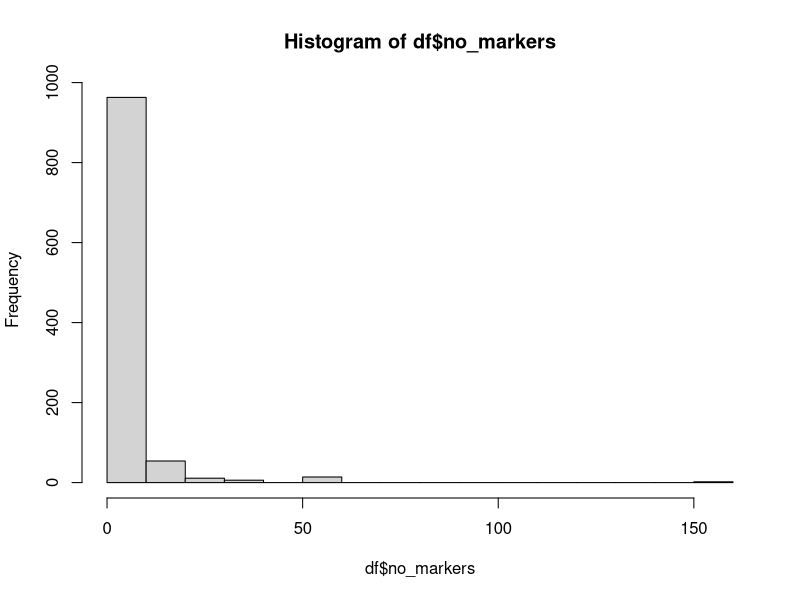
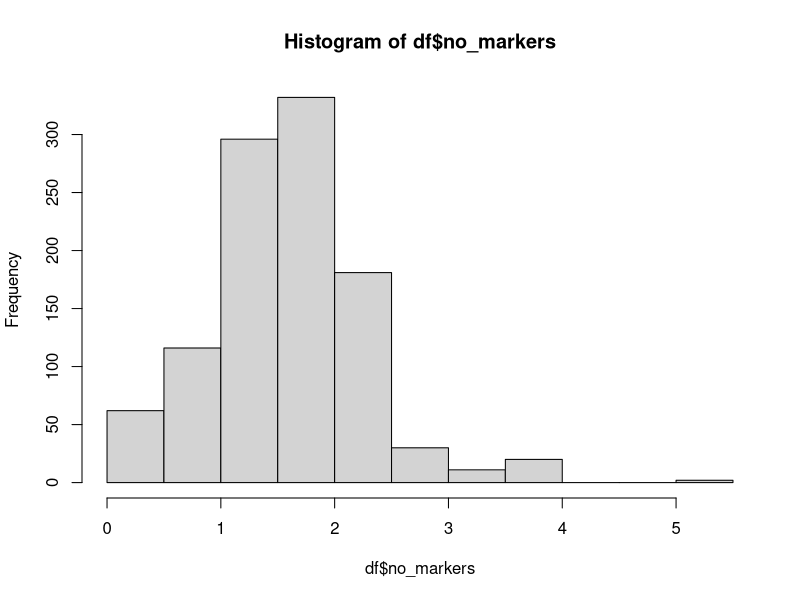
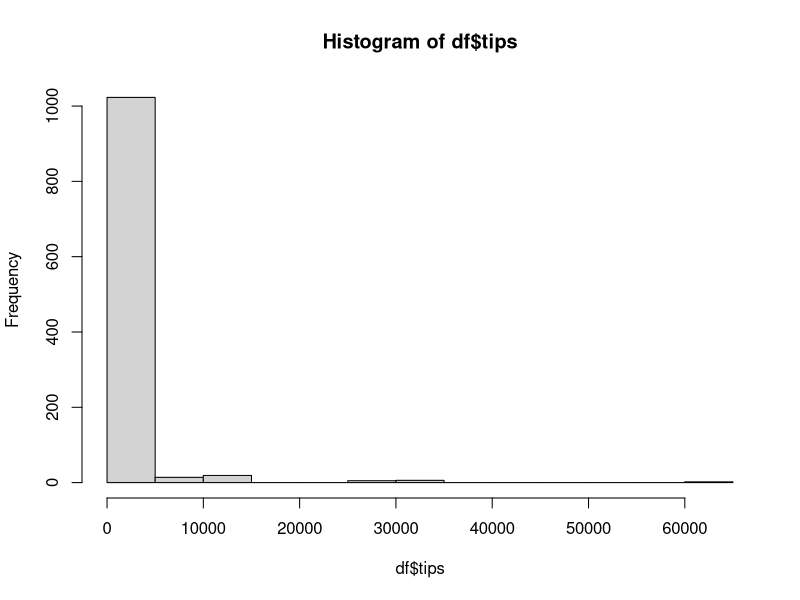
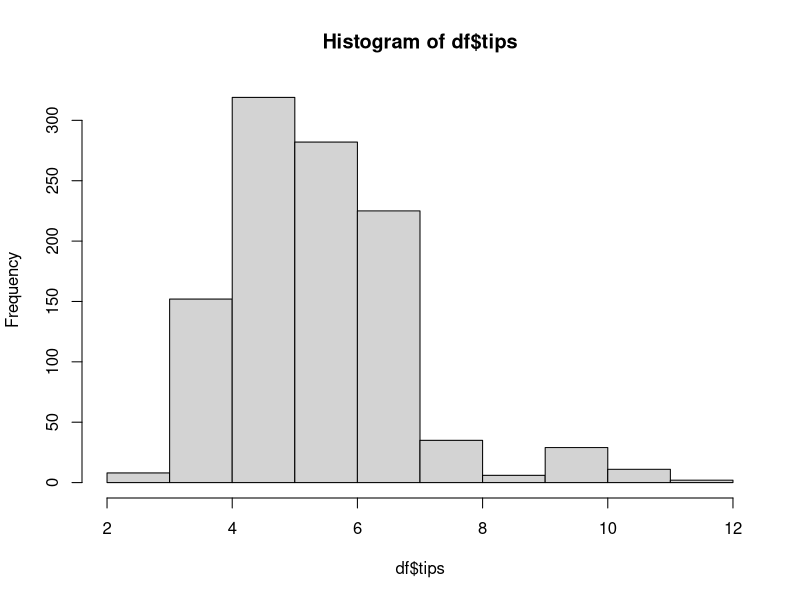
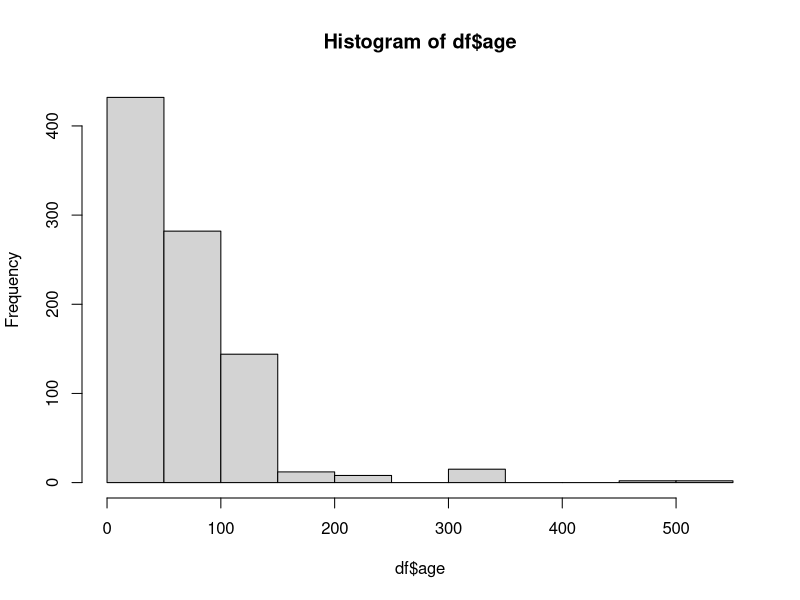
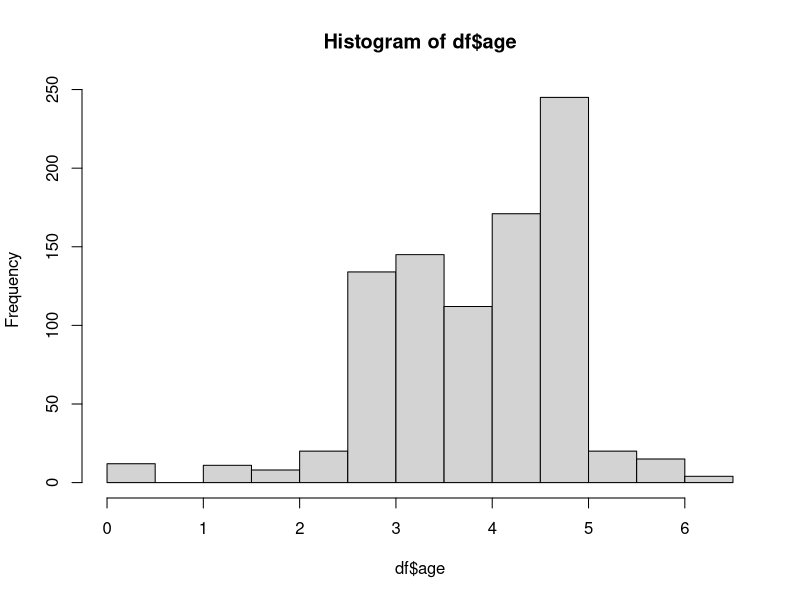
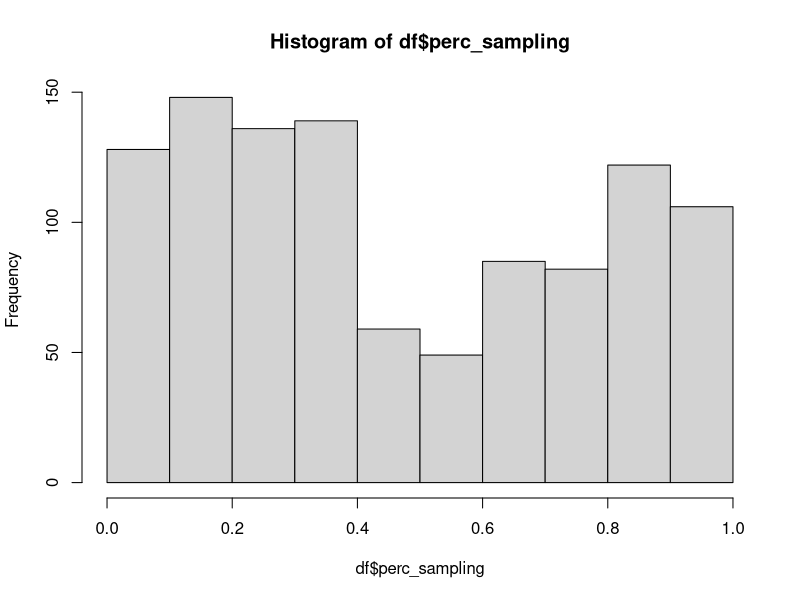
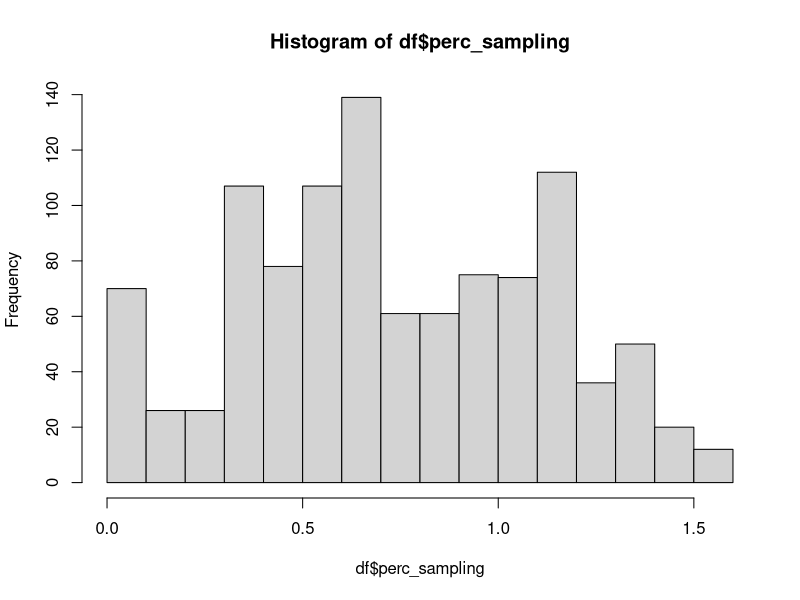

Write R code to recreate these figures, in order. (Note: this script raises an error after producing the figures.)
rm(list = ls())

#library(ISLR)

#read in data
df <- read.csv("data/sse_review_table - main_table.csv")

#only keep columns we want in the model
df <-
  df[, c(
    'study',
    'model_no',
    'order',
    'trait_type_1',
    'sse_model',
    'tips',
    'year',
    'no_markers',
    'age',
    'age_inferred',
    'div_inc',
    'no_plastid',
    'no_mito',
    'no_nuclear',
    'perc_sampling',
    'samples_per_state'
  )]

###
# Data transformations
###

# NUMBER OF MARKERS
#log no_markers as long tail
hist(df$no_markers)
df$no_markers <- log(df$no_markers)
hist(df$no_markers)

#NUMBER OF TIPS
#log tips as long tail
hist(df$tips)
df$tips <- log(df$tips)
hist(df$tips)

#AGE OF TREE
#log age as long tail
#still strange
hist(df$age)
df$age <- log(df$age)
hist(df$age)

#GLOBAL SAMPLING FRACTION
hist(df$perc_sampling)

#arcsine
df$perc_sampling<-asin(sqrt(df$perc_sampling))
hist(df$perc_sampling)

#SAMPLES PER STATE
#change to numeric prior to transformation, remove NAs
df$samples_per_state <- as.numeric(df$samples_per_state)

#fix one study (Sabath et al.) with 0
df$samples_per_state[df$samples_per_state==0] <- NA

#log transform
hist(df$samples_per_state)
df$samples_per_state<-log(df$samples_per_state)
hist(df$samples_per_state)

df$samples_per_state[is.na(df$samples_per_state)] <- 0

#remove quasse for div_inc
#may need to remove others too
df<-df[df$sse_model!="QuaSSE",]

####
#reformat data
####

#factors
df$order <- as.factor(df$order)
df$trait_type <- as.factor(df$trait_type)
df$sse_model <- as.factor(df$sse_model)
df$year <- as.character(df$year)

####
# Check correlation of continuous vars
####

df_cor <-
  df[, c(
    'tips',
    'no_markers',
    'age',
    'no_plastid',
    'no_mito',
    'no_nuclear',
    'perc_sampling',
    'samples_per_state'
  )]

cor(df_cor)

###
# Make samples per state into tip bias
###

df$samples_per_state

#make column with combination of study and model
tmp_df <- df %>% tidyr::unite("study_model", 1:2, remove = T)

#reduce dataset to two columns
tmp_df <- tmp_df[, c("study_model", "samples_per_state")]

head(tmp_df)

#get max and min values of samples per state for each model
top_df <-
  tmp_df %>% group_by(study_model) %>% slice_max(n = 1,
                                                 order_by = samples_per_state,
                                                 with_ties = F)
bot_df <-
  tmp_df %>% group_by(study_model) %>% slice_min(n = 1,
                                                 order_by = samples_per_state,
                                                 with_ties = F)


#reduce to a single binary result per model per study
df3 <- df %>%
  group_by(study, model_no) %>%
  dplyr::slice(which.max(div_inc))

#make binary trait factor
df3$div_inc <- as.factor(df3$div_inc)

#make sampling fraction %
df3$perc_sampling <- df3$perc_sampling * 100

#add tip bias column by dividing larger number of tips with state A by smaller number of tips with state B
#multi-state models are therefore largest tip bias possible in the data
df3$tip_bias <- top_df$samples_per_state / bot_df$samples_per_state

#ERR: infinite values
#QUICK FIX: make NaN
df3$tip_bias[is.infinite(df3$tip_bias)]<-NaN

#convert back to df
df <- as.data.frame(df3)

#remove study and model no (first two rows)
df <- df[, -which(colnames(df)%in%c('study',
                                    'model_no',
                                    'samples_per_state'))]

#ensure age inferred categorical
df$age_inferred <- ifelse(df$age_inferred == 1, 'yes', 'no')

##missing data causes predict to give reduced number
df[is.na(df)] <- 0

# Logistic Regression
glm.fit <-
  glm(
    div_inc ~ order + trait_type + sse_model + tips + year + no_markers + age + age_inferred + no_plastid + no_mito + no_nuclear + perc_sampling + tip_bias,
    data = df,
    family = binomial
  )

#ERR: glm.fit: fitted probabilities numerically 0 or 1 occurred
#DUE TO: variables like sse_model
#ERR: there is some issue with QuaSSE - something about it only measuring speciation so div results dont make sense

#Estimate, standard errors, z-score, and p-values on each of the coefficients.
#It also gives you the null deviance (the deviance just for the mean) and the residual deviance (the deviance for the model with all the predictors).
summary(glm.fit)

#You assign the result of predict() of glm.fit() to glm.probs, with type equals to response.
#This will make predictions on the training data that you use to fit the model and give me a vector of fitted probabilities.
glm.probs <- predict(glm.fit, type = "response")

#Turn prediction probabilities into classifications by thresholding at 0.5.
glm.pred <- ifelse(glm.probs > 0.5, 1, 0)

#Make a table of predictions vs results
#Matches = correct prediction
table(glm.pred, df$div_inc)

#Calculate the average chance to get prediction correct
mean(glm.pred == df$div_inc)

#Perform stepwise model selection and repeat
glm.fit2 <- step(glm.fit)
summary(glm.fit2)

glm.probs2 <- predict(glm.fit2, type = "response")
glm.pred2 <- ifelse(glm.probs2 > 0.5, 1, 0)
table(glm.pred2, df$div_inc)
mean(glm.pred2 == df$div_inc)


